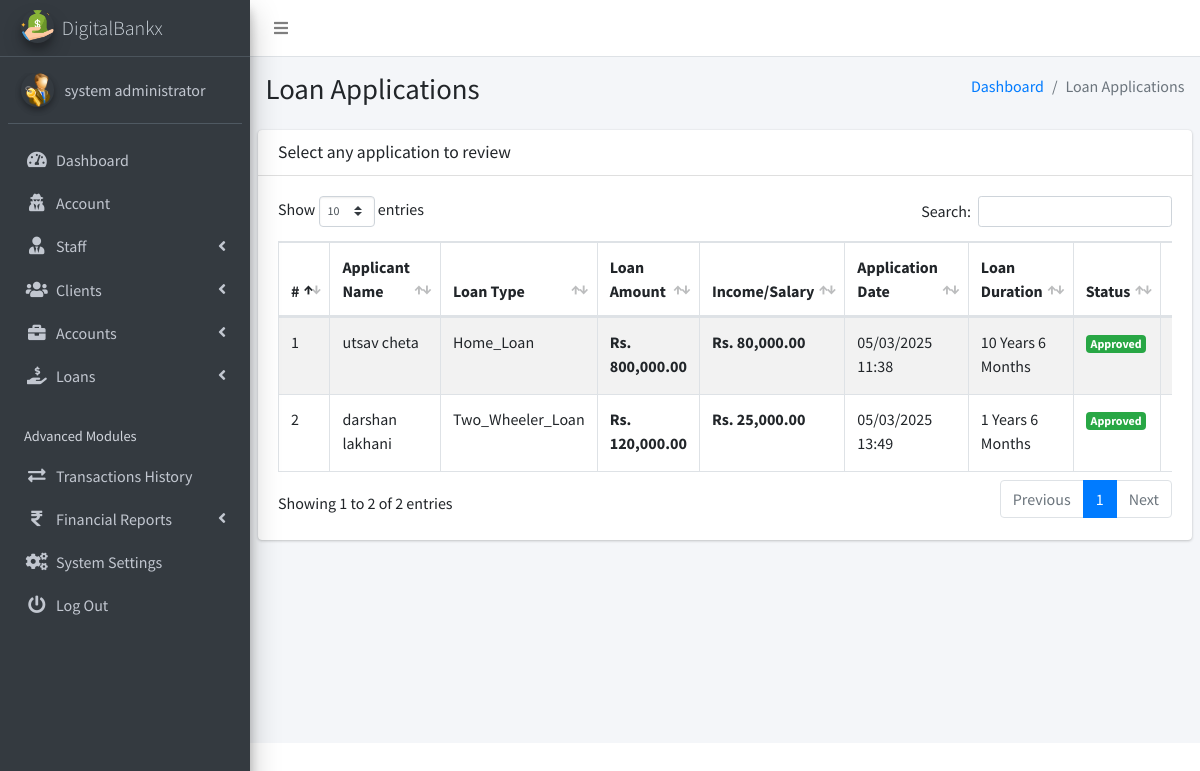
/admin/pages_review_loan_list.php (signed in), run on an earlier commit of the app's database.
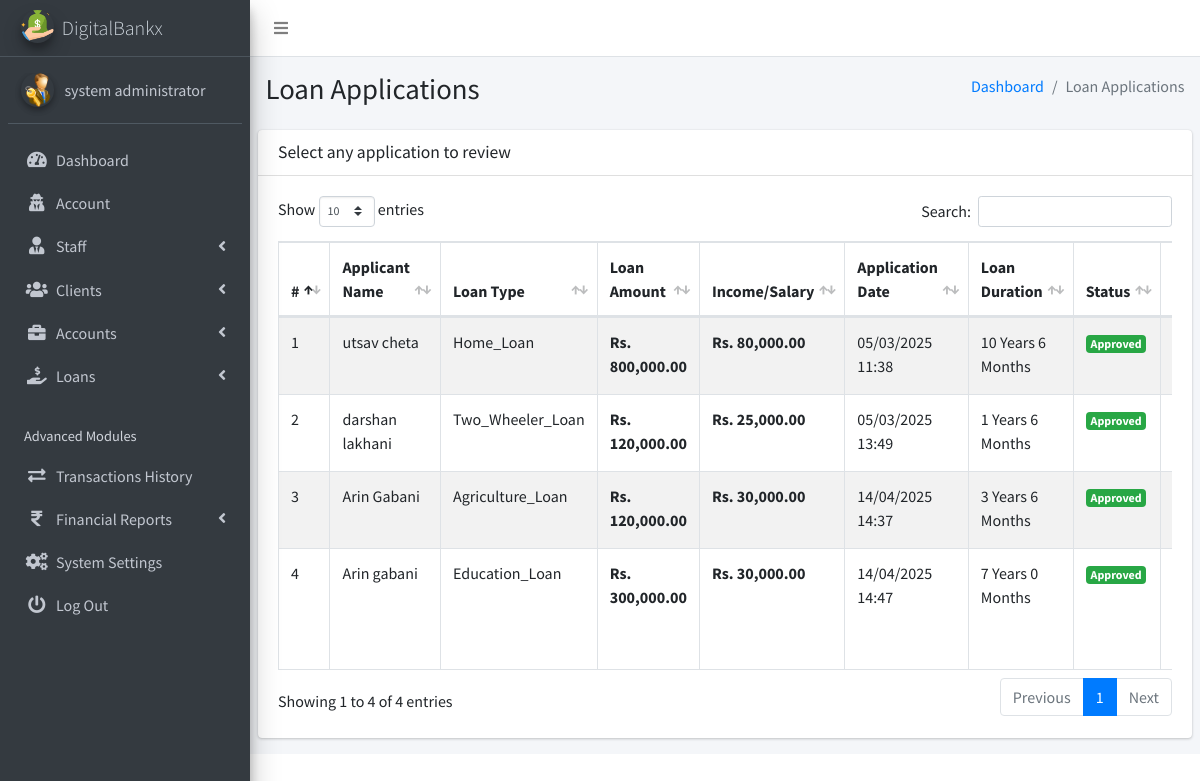
And on a later commit of the database.
### tables this page shows
CREATE TABLE `ib_systemsettings` (
  `id` int(20) NOT NULL,
  `sys_name` longtext NOT NULL,
  `sys_tagline` longtext NOT NULL,
  `sys_logo` varchar(200) NOT NULL,
  `is_active` tinyint(1) NOT NULL DEFAULT 1
);

CREATE TABLE `ib_admin` (
  `admin_id` int(11) NOT NULL,
  `name` varchar(200) NOT NULL,
  `email` varchar(200) NOT NULL,
  `number` varchar(200) NOT NULL,
  `password` varchar(200) NOT NULL,
  `profile_pic` varchar(200) NOT NULL,
  `is_active` tinyint(1) NOT NULL DEFAULT 1,
  `otp` varchar(6) DEFAULT NULL,
  `otp_expiry` datetime DEFAULT NULL
);

CREATE TABLE `loan_applications` (
  `id` int(10) UNSIGNED NOT NULL,
  `applicant_name` varchar(255) NOT NULL,
  `loan_amount` decimal(10,2) NOT NULL,
  `application_date` datetime DEFAULT current_timestamp(),
  `status` enum('pending','approved','rejected','recommended') NOT NULL,
  `reviewed_by` int(11) DEFAULT NULL,
  `admin_review_id` int(11) DEFAULT NULL,
  `review_date` datetime DEFAULT NULL,
  `staff_remark` text DEFAULT NULL,
  `admin_remark` text NOT NULL,
  `client_id` int(10) UNSIGNED NOT NULL,
  `loan_type_id` int(11) DEFAULT NULL,
  `is_approved_by_staff` tinyint(1) DEFAULT 0,
  `income_salary` decimal(10,2) NOT NULL,
  `loan_duration_years` int(11) NOT NULL DEFAULT 0,
  `loan_duration_months` int(11) NOT NULL DEFAULT 0
);

CREATE TABLE `loan_types` (
  `id` int(11) NOT NULL,
  `type_name` varchar(100) NOT NULL,
  `description` text DEFAULT NULL,
  `interest_rate` decimal(5,2) NOT NULL,
  `max_amount` decimal(15,2) NOT NULL,
  `created_at` timestamp NOT NULL DEFAULT current_timestamp(),
  `is_active` tinyint(1) NOT NULL DEFAULT 1
);

### admin/pages_review_loan_list.php (the view, shortened to what the changed rows need)
<?php
include('conf/config.php');
$query = "SELECT la.*, lt.type_name, la.income_salary,
                 COALESCE(ibs.name, 'N/A') AS reviewer_name,
                 la.loan_duration_years, la.loan_duration_months
          FROM loan_applications la
          LEFT JOIN loan_types lt ON la.loan_type_id = lt.id
          LEFT JOIN ib_staff ibs ON la.reviewed_by = ibs.staff_id
          WHERE la.status <> 'pending'";
$loanResult = $mysqli->query($query);
?>
<!DOCTYPE html>
<html>
<head>
    <?php include("dist/_partials/head.php"); ?>
</head>
<body class="hold-transition sidebar-mini layout-fixed layout-navbar-fixed">
    <div class="wrapper">
        <?php include("dist/_partials/sidebar.php"); ?>
        <div class="content-wrapper">
            <section class="content-header">
                <div class="container-fluid">
                    <div class="row mb-2">
                        <div class="col-sm-6">
                            <h1>Loan Applications</h1>
                        </div>
                    </div>
                </div>
            </section>
            <section class="content">
                <div class="row">
                    <div class="col-12">
                        <div class="card">
                            <div class="card-body">
                                <div class="table-responsive">
                                    <table id="example1" class="table table-striped table-bordered table-hover">
                                        <thead class="">
                                            <tr>
                                                <th>#</th>
                                                <th>Applicant Name</th>
                                                <th>Loan Type</th>
                                                <th>Loan Amount</th>
                                                <th>Income/Salary</th>
                                                <th>Application Date</th>
                                                <th>Loan Duration</th>
                                                <th>Status</th>
                                                <th>Reviewed By</th>
                                            </tr>
                                        </thead>
                                        <tbody>
                                            <?php
                                            $cnt = 1;
                                            if ($loanResult->num_rows > 0) {
                                                while ($row = $loanResult->fetch_object()) {
                                                    echo "<tr>";
                                                    echo "<td>{$cnt}</td>";
                                                    echo "<td>" . htmlspecialchars($row->applicant_name ?? '') . "</td>";
                                                    echo "<td>" . htmlspecialchars($row->type_name ?? '') . "</td>";
                                                    echo "<td><strong>Rs. " . number_format($row->loan_amount, 2) . "</strong></td>";
                                                    echo "<td><strong>Rs. " . number_format($row->income_salary, 2) . "</strong></td>";
                                                    echo "<td>" . date('d/m/Y H:i', strtotime($row->application_date)) . "</td>";
                                                    echo "<td>" . htmlspecialchars($row->loan_duration_years ?? 0) . " Years " .
                                                        htmlspecialchars($row->loan_duration_months ?? 0) . " Months</td>";
                                                    $badgeClass = match ($row->status) {
                                                        'approved' => 'success',
                                                        'recommended', 'pending_admin' => 'warning',
                                                        'pending' => 'secondary',
                                                        default => 'danger',
                                                    };
                                                    echo "<td><span class=\"badge badge-$badgeClass\">" . ucfirst($row->status) . "</span></td>";
                                                    echo "<td>" . htmlspecialchars($row->reviewer_name ?? '') . "</td>";
                                                    echo "</tr>";
                                                    $cnt++;
                                                }
                                            } else {
                                                echo "<tr><td colspan=\"11\" class=\"text-center text-muted\">No loan applications found.</td></tr>";
                                            }
                                            ?>
                                        </tbody>
                                    </table>
                                </div>
                            </div>
                        </div>
                    </div>
            </section>
        </div>
    </div>
</body>
</html>

### admin/dist/_partials/sidebar.php (shortened to what the changed rows need)
<aside class="main-sidebar sidebar-dark-primary elevation-4">
    <?php
    $admin_id = $_SESSION['admin_id'];
    $query = "SELECT * FROM iB_admin WHERE admin_id = ?";
    $stmt = $mysqli->prepare($query);
    $stmt->bind_param('i', $admin_id);
    $stmt->execute();
    $res = $stmt->get_result();
    while ($row = $res->fetch_object()) {
        $profile_picture = empty($row->profile_pic)
            ? "<img src='dist/img/user_icon.png' class='img-circle elevation-2' alt='User Image'>"
            : "<img src='dist/img/$row->profile_pic' class='img-circle elevation-2' alt='User Image'>";
        $sys_query = "SELECT * FROM iB_SystemSettings";
        $stmt = $mysqli->prepare($sys_query);
        $stmt->execute();
        $sys_res = $stmt->get_result();
        while ($sys = $sys_res->fetch_object()) {
            ?>
            <a href="pages_dashboard.php" class="brand-link text-light">
                <img src="dist/img/<?php echo $sys->sys_logo; ?>" alt="Logo" class="brand-image img-circle elevation-3">
                <span class="brand-text font-weight-light"><?php echo $sys->sys_name; ?></span>
            </a>
            <div class="sidebar">
                <div class="user-panel mt-3 pb-3 mb-3 d-flex align-items-center">
    <div class="image"><?php echo $profile_picture; ?></div>
    <div class="info">
        <a href="#" class="d-block"><?php echo $row->name; ?></a>
    </div>
</div>
                <nav class="mt-2">
                    <ul class="nav nav-pills nav-sidebar flex-column" data-widget="treeview" role="menu">
                        <li class="nav-item">
                            <a href="pages_dashboard.php" class="nav-link">
                                <i class="nav-icon fas fa-tachometer-alt"></i>
                                <p>Dashboard</p>
                            </a>
                        </li>
                        <li class="nav-item">
                            <a href="pages_account.php" class="nav-link">
                                <i class="nav-icon fas fa-user-secret"></i>
                                <p>Account</p>
                            </a>
                        </li>
                        <li class="nav-item has-treeview">
                            <a href="#" class="nav-link">
                                <i class="nav-icon fas fa-user-tie"></i>
                                <p>Staff <i class="fas fa-angle-left right"></i></p>
                            </a>
                        </li>
                        <li class="nav-item has-treeview">
                            <a href="#" class="nav-link">
                                <i class="nav-icon fas fa-users"></i>
                                <p>Clients <i class="fas fa-angle-left right"></i></p>
                            </a>
                        </li>
                        <li class="nav-item has-treeview">
                            <a href="#" class="nav-link">
                                <i class="nav-icon fas fa-briefcase"></i>
                                <p>Accounts <i class="fas fa-angle-left right"></i></p>
                            </a>
                        </li>
                        <li class="nav-item has-treeview">
                            <a href="#" class="nav-link">
                                <i class="nav-icon fas fa-hand-holding-usd"></i>
                                <p>
                                    Loans
                                    <i class="fas fa-angle-left right"></i>
                                </p>
                            </a>
                        </li>
                        <li class="nav-header">Advanced Modules</li>
                        <li class="nav-item">
                            <a href="pages_transactions_engine.php" class="nav-link">
                                <i class="nav-icon fas fa-exchange-alt"></i>
                                <p>Transactions History</p>
                            </a>
                        </li>
                        <li class="nav-item has-treeview">
                            <a href="#" class="nav-link">
                                <i class="nav-icon fas fa-rupee-sign"></i>
                                <p>Financial Reports <i class="fas fa-angle-left right"></i></p>
                            </a>
                        </li>
                        <li class="nav-item">
                            <a href="pages_system_settings.php" class="nav-link">
                                <i class="nav-icon fas fa-cogs"></i>
                                <p>System Settings</p>
                            </a>
                        </li>
                        <li class="nav-item">
                            <a href="pages_logout.php" class="nav-link">
                                <i class="nav-icon fas fa-power-off"></i>
                                <p>Log Out</p>
                            </a>
                        </li>
                    </ul>
                </nav>
            </div>
        </aside>
    <?php }
    } ?>

What changed in the data, as far as the page shows it:
added loan_applications: applicant_name "Arin Gabani", loan_type.type_name "Agriculture_Loan", loan_amount "120,000.00", income_salary "30,000.00", application_date "14/04/2025 14:37", loan_duration_years "3", loan_duration_months "6", status "Approved"
added loan_applications: applicant_name "Arin gabani", loan_type.type_name "Education_Loan", loan_amount "300,000.00", income_salary "30,000.00", application_date "14/04/2025 14:47", loan_duration_years "7", loan_duration_months "0", status "Approved"
Also different on the page:
text written by a page script: "Show entries Search: Showing 1 to 2 of 2 entries Previous 1 Next" → "Show entries Search: Showing 1 to 4 of 4 entries Previous 1 Next"
